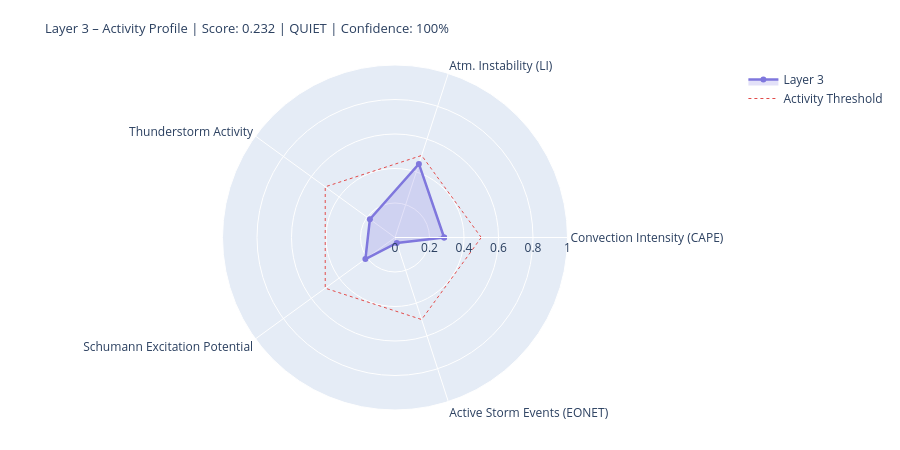

Notebook cell for this chart:
### Markdown cell above
---
## 4. State Assessment & Handoff to Layer 4/5

### Code cell
# ============================================================
# LAYER-3-SCORE
# Five dynamic components
# ============================================================

def norm(v, lo, hi):
    if v is None or (isinstance(v, float) and math.isnan(v)): return None
    return round(max(0.0, min(1.0, (v - lo) / (hi - lo))), 4)

# --- 1) Convection intensity (global CAPE mean) ---
cape_mean = df_atm['cape'].dropna().mean() if not df_atm.empty else None
conv_score = norm(cape_mean, 0, 3000)
conv_src   = 'primary' if cape_mean is not None else 'missing'

# --- 2) Atmospheric instability (LI mean) ---
li_mean   = df_atm['li'].dropna().mean() if not df_atm.empty else None
# Negative LI = unstable → higher score
instab_score = norm(-li_mean if li_mean is not None else None, -6, 6)
instab_src   = 'primary' if li_mean is not None else 'missing'

# --- 3) Thunderstorm activity (mean thunder score + WMO count) ---
thunder_mean = df_atm['thunder_score'].mean() if not df_atm.empty else None
n_thunder    = int(df_atm['thunderstorm'].sum()) if not df_atm.empty else 0
thunder_score_val = norm(
    (thunder_mean or 0) * 0.7 + n_thunder * 0.1, 0, 1.0
) if thunder_mean is not None else None
thunder_src = 'primary'

# --- 4) Schumann excitation potential (weighted Schumann contribution) ---
schumann_pot = df_atm['schumann_contribution'].mean() if not df_atm.empty else None
# Boosted by Layer-2 thunderstorm trigger
if schumann_pot is not None and l2_thunder:
    schumann_pot = min(1.0, schumann_pot * 1.2)
schumann_score = norm(schumann_pot, 0, 1.0) if schumann_pot is not None else None
schumann_src   = 'derived'

# --- 5) Storm activity (NASA EONET) ---
# Distinction: None = data not loaded, 0.0 = loaded but no events
storm_score = None
storm_src   = 'missing'
if raw.get('storms') is not None:          # API reached successfully
    storm_score = norm(len(storm_events), 0, 30) if storm_events else 0.0
    storm_src   = 'primary'

# X-Ray and Kp: context only, not in dynamic score
# (X-Ray = Layer-0/4 driver; Kp = geomagnetic index, not a lightning proxy)
xray_context = None
if raw.get('xray'):
    df_xc = pd.DataFrame(raw['xray'])
    fc = next((c for c in df_xc.columns
               if any(k in c.lower() for k in ['flux','long']) and 'time' not in c.lower()),
              df_xc.columns[1])
    df_xc[fc] = pd.to_numeric(df_xc[fc], errors='coerce')
    xray_last = df_xc[fc].dropna().iloc[-1] if not df_xc[fc].dropna().empty else None
    if xray_last:
        xray_class = ('X' if xray_last>=1e-4 else 'M' if xray_last>=1e-5
                      else 'C' if xray_last>=1e-6 else 'B')
        xray_context = {'flux': float(xray_last), 'class': xray_class}
        print(f'X-Ray context: {xray_class}-class ({xray_last:.2e} W/m²)')

# --- Aggregate ---
COMPONENTS = {
    'Convection Intensity (CAPE)':  {'score': conv_score,       'source': conv_src,    'dynamic': True},
    'Atm. Instability (LI)':         {'score': instab_score,     'source': instab_src,  'dynamic': True},
    'Thunderstorm Activity':              {'score': thunder_score_val, 'source': thunder_src, 'dynamic': True},
    'Schumann Excitation Potential':   {'score': schumann_score,   'source': schumann_src,'dynamic': True},
    'Active Storm Events (EONET)': {'score': storm_score,      'source': storm_src,   'dynamic': True},
}

available   = {k: v['score'] for k, v in COMPONENTS.items() if v['score'] is not None}
unavailable = [k for k, v in COMPONENTS.items() if v['score'] is None]
layer3_score = round(sum(available.values()) / len(available), 4) if available else None
confidence   = round(len(available) / len(COMPONENTS), 2)
level = ('unknown' if layer3_score is None
         else 'quiet'   if layer3_score < 0.3
         else 'moderate' if layer3_score < 0.6
         else 'active')
dominant_l3 = max(available, key=available.get) if available else 'none'

# --- Ausgabe ---
W = 68
print('=' * W)
print('LAYER 3 – ATMOSPHERE / WEATHER / THUNDERSTORMS – STATE ASSESSMENT')
print('=' * W)
for name, comp in COMPONENTS.items():
    s = comp['score']
    if s is not None:
        bar = '█' * int(s * 20) + '░' * (20 - int(s * 20))
        print(f'  {name:<36} {bar}  {s:.3f}  [{comp["source"]}]')
    else:
        print(f'  {name:<36} {"─" * 20}  n/a   [missing]')
print('-' * W)
print(f'  Score:        {layer3_score:.3f}  ({len(available)}/{len(COMPONENTS)} components)')
print(f'  Confidence:   {confidence:.0%}')
print(f'  Level:        {level.upper()}')
print(f'  Dominant:     {dominant_l3}')
print(f'  CAPE mean:    {cape_mean:.0f} J/kg' if cape_mean else '  CAPE mean:    n/a')
print(f'  LI mean:      {li_mean:.1f} K' if li_mean is not None else '  LI mean:      n/a')
print(f'  Thunderstorms:{n_thunder} points (WMO)  +  {len(storm_events)} NASA EONET')
print('=' * W)

# Radar
cats   = list(available.keys())
vals_r = list(available.values())
if len(cats) >= 3:
    fig = go.Figure()
    fig.add_trace(go.Scatterpolar(
        r=vals_r + [vals_r[0]], theta=cats + [cats[0]],
        fill='toself', fillcolor='rgba(127,119,221,0.22)',
        line=dict(color='#7F77DD', width=2.5), name='Layer 3'
    ))
    fig.add_trace(go.Scatterpolar(
        r=[0.5] * (len(cats)+1), theta=cats + [cats[0]],
        line=dict(color='#E24B4A', dash='dot', width=1),
        mode='lines', name='Activity Threshold'
    ))
    fig.update_layout(
        title=dict(
            text=f'Layer 3 – Activity Profile | Score: {layer3_score:.3f} | {level.upper()} | Confidence: {confidence:.0%}',
            font=dict(size=13)
        ),
        polar=dict(radialaxis=dict(visible=True, range=[0, 1])),
        height=450, showlegend=True,
        margin=dict(l=60, r=60, t=65, b=40)
    )
    fig.show()

### Figure 1 — Plotly figure (JSON) as saved in the notebook; plotly's stock layout.template omitted (floating-point values rounded to 4 significant figures)
{"data": [{"fill": "toself", "fillcolor": "rgba(127,119,221,0.22)", "line": {"color": "#7F77DD", "width": 2.5}, "name": "Layer 3", "r": [0.2847, 0.4483, 0.1799, 0.2122, 0.0333, 0.2847], "theta": ["Convection Intensity (CAPE)", "Atm. Instability (LI)", "Thunderstorm Activity", "Schumann Excitation Potential", "Active Storm Events (EONET)", "Convection Intensity (CAPE)"], "type": "scatterpolar"}, {"line": {"color": "#E24B4A", "dash": "dot", "width": 1}, "mode": "lines", "name": "Activity Threshold", "r": [0.5, 0.5, 0.5, 0.5, 0.5, 0.5], "theta": ["Convection Intensity (CAPE)", "Atm. Instability (LI)", "Thunderstorm Activity", "Schumann Excitation Potential", "Active Storm Events (EONET)", "Convection Intensity (CAPE)"], "type": "scatterpolar"}], "layout": {"height": 450, "margin": {"b": 40, "l": 60, "r": 60, "t": 65}, "polar": {"radialaxis": {"range": [0, 1], "visible": true}}, "showlegend": true, "title": {"font": {"size": 13}, "text": "Layer 3 – Activity Profile | Score: 0.232 | QUIET | Confidence: 100%"}}}
